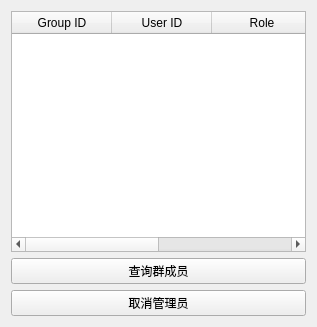
<?xml version="1.0" encoding="UTF-8"?>
<ui version="4.0">
 <class>GroupMemberQueryLzy</class>
 <widget class="QWidget" name="GroupMemberQueryLzy">
  <property name="geometry">
   <rect>
    <x>0</x>
    <y>0</y>
    <width>317</width>
    <height>327</height>
   </rect>
  </property>
  <property name="windowTitle">
   <string>Group Member Query</string>
  </property>
  <layout class="QVBoxLayout" name="verticalLayout">
   <item>
    <widget class="QTableWidget" name="tableWidget">
     <column>
      <property name="text">
       <string>Group ID</string>
      </property>
     </column>
     <column>
      <property name="text">
       <string>User ID</string>
      </property>
     </column>
     <column>
      <property name="text">
       <string>Role</string>
      </property>
     </column>
     <column>
      <property name="text">
       <string>复选框</string>
      </property>
     </column>
    </widget>
   </item>
   <item>
    <widget class="QPushButton" name="queryButton">
     <property name="text">
      <string>查询群成员</string>
     </property>
    </widget>
   </item>
   <item>
    <widget class="QPushButton" name="removeAdminButton">
     <property name="text">
      <string>取消管理员</string>
     </property>
    </widget>
   </item>
  </layout>
 </widget>
 <resources/>
 <connections/>
</ui>
